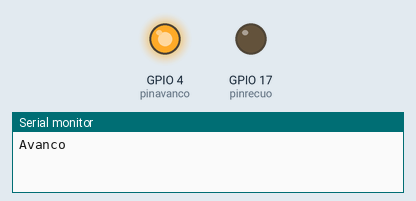
The program below on a simulated ESP32. Shown: output pins drawn as LEDs (lit = HIGH), the last lines printed to the serial monitor.

Above: at 1.5 s.
At 4.5 s:
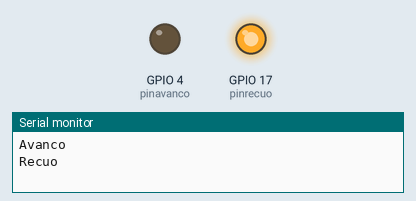
Timing chart, 0 to 7.8 s (numbered marks = the images above):
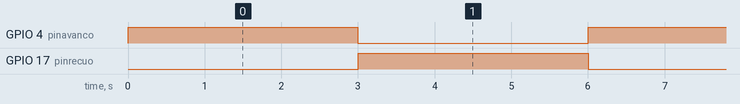

Measured:
- by itself, GPIO 4 (pinavanco), GPIO 17 (pinrecuo): alternates HIGH for 3.0 s and LOW for 3.0 s

The program:

main.cpp
```cpp
#include <Arduino.h>

int pinavanco = 4;
int pinrecuo = 17;


void ligaravanco()
{
  digitalWrite(pinrecuo, LOW);
  digitalWrite(pinavanco, HIGH);
}

void ligarrecuo()
{
  digitalWrite(pinavanco, LOW);
  digitalWrite(pinrecuo, HIGH);
}

void setup()
{
  Serial.begin(115200);
  pinMode(pinavanco, OUTPUT);
  pinMode(pinrecuo, OUTPUT);
  digitalWrite(pinavanco, LOW);
  digitalWrite(pinrecuo, LOW);
}

void loop()
{
  ligaravanco();
  Serial.println("Avanco");
  delay(3000);
  ligarrecuo();
  Serial.println("Recuo");
  delay(3000);
}
```
